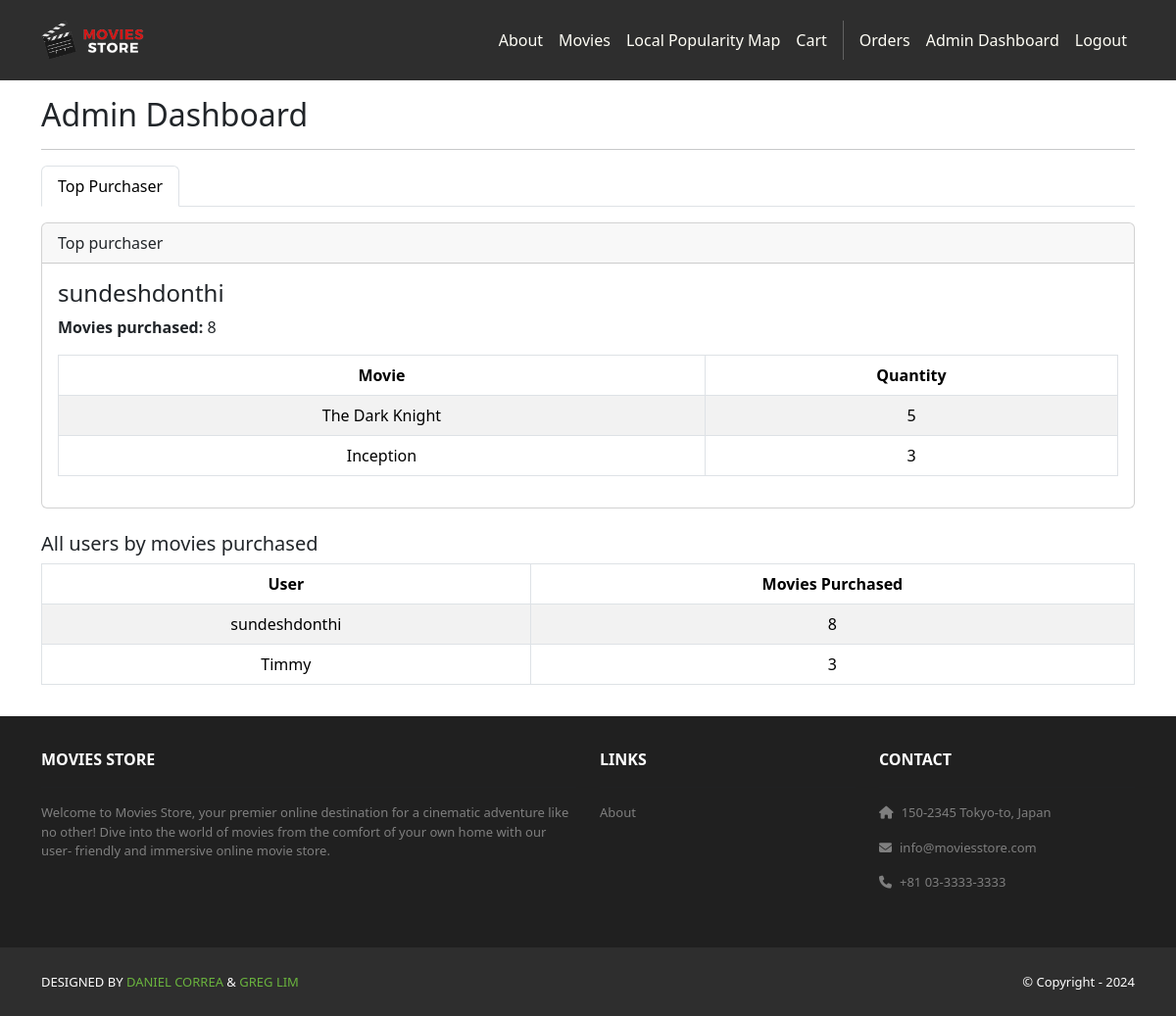
The app's page /accounts/admin-dashboard/ (signed in) with its own data.
### movies/models.py (models this page shows, shortened)
class Movie(models.Model):
    id = models.AutoField(primary_key=True)
    name = models.CharField(max_length=255)
    price = models.IntegerField()
    description = models.TextField()
    image = models.ImageField(upload_to='movies_images/')

### accounts/views.py (the view)
# urls.py: path('admin-dashboard/', views.admin_dashboard, name='accounts.admin_dashboard'),
@staff_member_required(login_url='accounts.login')
def admin_dashboard(request):
    purchasers = (
        User.objects.filter(order__isnull=False)
    .annotate(movies_purchased=Sum('order__item__quantity'))
    .order_by('-movies_purchased', 'username')
    )
    top_count = purchasers[0].movies_purchased if purchasers else 0
    top_users = [u for u in purchasers if u.movies_purchased == top_count]
    template_data = {}
    template_data['title'] = 'Admin Dashboard'
    template_data['top_users'] = top_users
    template_data['top_count'] = top_count
    template_data['purchasers'] = purchasers
    template_data['top_purchases'] = [
        (u, Item.objects.filter(order__user=u)
         .values('movie__name')
         .annotate(quantity=Sum('quantity'))
         .order_by('-quantity', 'movie__name'))
         for u in top_users
    ]
    return render(request, 'accounts/admin_dashboard.html', {'template_data': template_data})

### accounts/templates/accounts/admin_dashboard.html
{% extends 'base.html' %}
{% block content %}
<div class="p-3">
    <div class="container">
        <div class="col mx-auto mb-3">
            <h2>Admin Dashboard</h2>
            <hr />
            <ul class="nav nav-tabs mb-3">
                <li class="nav-item">
                    <a class="nav-link active" href="{% url 'accounts.admin_dashboard' %}">Top Purchaser</a>
                </li>
            </ul>
            {% if template_data.top_users %}
            {% for user_obj, purchases in template_data.top_purchases %}
            <div class="card mb-4">
                <div class="card-header">
                    {% if template_data.top_users|length > 1 %}Top purchaser (tied){% else %}Top purchaser{% endif %}
                </div>
                <div class="card-body">
                    <h4>{{ user_obj.username }}</h4>
                    <p><b>Movies purchased:</b> {{ template_data.top_count }}</p>
                    <table class="table table-bordered table-striped text-center">
                        <thead>
                            <tr>
                                <th scope="col">Movie</th>
                                <th scope="col">Quantity</th>
                            </tr>
                        </thead>
                        <tbody>
                            {% for p in purchases %}
                            <tr>
                                <td>{{ p.movie__name }}</td>
                                <td>{{ p.quantity }}</td>
                            </tr>
                            {% endfor %}
                        </tbody>
                    </table>
                </div>
            </div>
            {% endfor %}
            <h5>All users by movies purchased</h5>
            <table class="table table-bordered table-striped text-center">
                <thead>
                    <tr>
                        <th scope="col">User</th>
                        <th scope="col">Movies Purchased</th>
                    </tr>
                </thead>
                <tbody>
                    {% for u in template_data.purchasers %}
                    <tr>
                        <td>{{ u.username }}</td>
                        <td>{{ u.movies_purchased }}</td>
                    </tr>
                    {% endfor %}
                </tbody>
            </table>
            {% else %}
            <p>No purchases have been made yet.</p>
            {% endif %}
        </div>
    </div>
</div>
{% endblock content %}

### records on screen
Movie: movie__name "The Dark Knight", quantity "5"
Movie: movie__name "Inception", quantity "3"

### other values on screen
{{ user_obj.username }} "sundeshdonthi"
{{ template_data.top_count }} "8"
{{ u.username }} "sundeshdonthi"
{{ u.movies_purchased }} "8"
{{ u.username }} "Timmy"
{{ u.movies_purchased }} "3"
